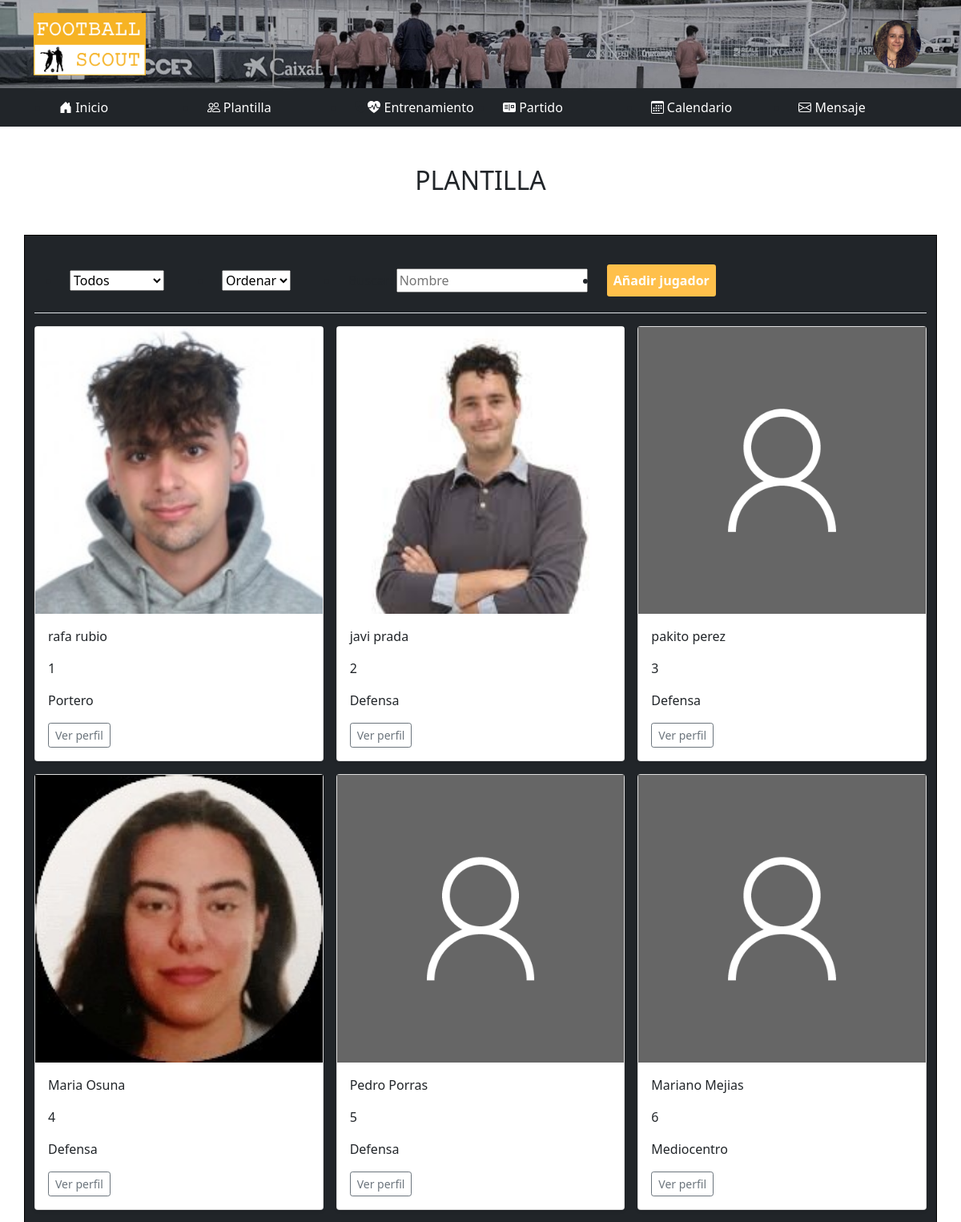
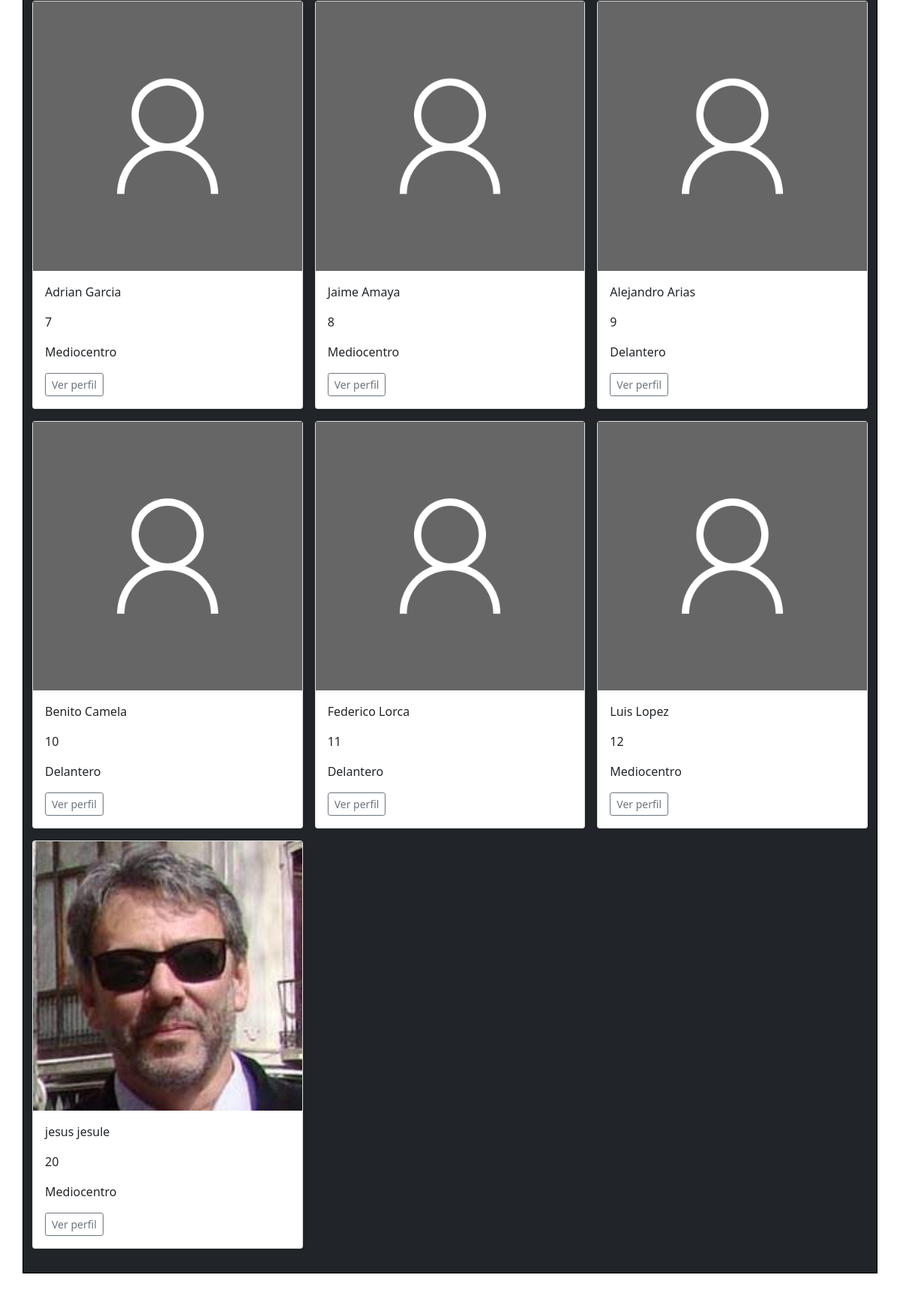
Page /Entrenador/plantilla.php (signed in, upper part) on the committed database (2 pictures, top to bottom).
### tables this page shows
CREATE TABLE `usuarios` (
  `id` tinyint(4) NOT NULL,
  `usuario` varchar(15) NOT NULL,
  `nombre` varchar(15) NOT NULL,
  `apellidos` varchar(40) NOT NULL,
  `confirmado` tinyint(1) NOT NULL DEFAULT 0,
  `correo` varchar(20) NOT NULL,
  `tipo` set('admin','Entrenador','jugador') NOT NULL DEFAULT 'Entrenador',
  `contrasena` varchar(20) NOT NULL,
  `foto` text NOT NULL DEFAULT 'noimage.jpg'
);

CREATE TABLE `entrenadores` (
  `id` tinyint(4) NOT NULL,
  `nombre` varchar(20) NOT NULL,
  `apellidos` varchar(40) NOT NULL,
  `id_equipo` tinyint(4) NOT NULL,
  `id_usuario` tinyint(4) NOT NULL
);

CREATE TABLE `jugadores` (
  `id` tinyint(4) NOT NULL,
  `id_equipo` tinyint(4) NOT NULL,
  `nombre` varchar(20) NOT NULL,
  `apellidos` varchar(40) NOT NULL,
  `apodo` varchar(20) NOT NULL,
  `dorsal` tinyint(2) NOT NULL DEFAULT 0,
  `pos` set('Portero','Defensa','Mediocentro','Delantero') NOT NULL DEFAULT 'Mediocentro',
  `foto` text NOT NULL,
  `partidos` int(2) NOT NULL DEFAULT 0,
  `minutos` int(4) NOT NULL DEFAULT 0,
  `goles` int(2) NOT NULL,
  `asistencias` int(2) NOT NULL,
  `tarjetaAmarilla` int(2) NOT NULL,
  `tarjetaRoja` int(2) NOT NULL
);

### php/databaseManagement.inc.php (called while the page is built, shortened)
<?php
    function obtenerUsuario($id){
        try {
            $con = new PDO("mysql:host=" . $GLOBALS['servidor'] . ";dbname=" . $GLOBALS['baseDatos'], $GLOBALS['user'], $GLOBALS['pass']);
            $sql = $con->prepare("SELECT * from usuarios where id=:id");
            $sql->bindParam(":id", $id);
            $sql->execute();
            $row = $sql->fetch(PDO::FETCH_ASSOC);
            return $row;
        } catch (PDOException $e) {
            header("location: /php/error.html");
        }
    }
    function obtenerEntrenador($id_usuario){
        try {
            $con = new PDO("mysql:host=" . $GLOBALS['servidor'] . ";dbname=" . $GLOBALS['baseDatos'], $GLOBALS['user'], $GLOBALS['pass']);
            $sql = $con->prepare("SELECT * FROM `entrenadores` WHERE id_usuario=:id_usuario;");
            $sql->bindParam(":id_usuario", $id_usuario);
            $sql->execute();
            $row = $sql->fetch(PDO::FETCH_ASSOC);
            return $row;
        } catch (PDOException $e) {
            header("location: /php/error.html");
        }
    }
    function obtenerJugadoresEquipo($id_equipo){
        try {
            $con = new PDO("mysql:host=" . $GLOBALS['servidor'] . ";dbname=" . $GLOBALS['baseDatos'], $GLOBALS['user'], $GLOBALS['pass']);
            $sql = $con->prepare("SELECT * from jugadores WHERE id_equipo=:id_equipo");
            $sql->bindParam(":id_equipo", $id_equipo);
            $sql->execute();
            $miArray = [];
            while ($row = $sql->fetch(PDO::FETCH_ASSOC)) {
                $miArray[] = $row;
            }
        } catch (PDOException $e) {
            header("location: /php/error.html");
        }
        return $miArray;
    }
?>

### Entrenador/plantilla.php (the view, shortened to what this page needs)
<!doctype html>
<html lang="en">
<head>
    <link rel="stylesheet" href="../css/bootstrap.min.css">
    <link rel="stylesheet" href="../css/headers.css">
    <link rel="stylesheet" href="../css/footers.css">
    <link rel="stylesheet" href="../css/entrenador.css">
</head>
<body>
    <div class="container-fluid" style="background-image: url('../img/banner.jpg');background-repeat: no-repeat;background-size: cover; height: auto;">
        <div class="container">
            <header class="d-flex flex-wrap align-items-center justify-content-center justify-content-md-between py-3">
                <a href="index.php" class="d-flex align-items-center col-md-3 mb-2 mb-md-0 text-dark text-decoration-none">
                    <img src="../img/logo.png" class="bi me-2" width="140">
                </a>
                <div class="col-md-3 text-end">
                    <button type="button" class="bg-transparent border-transparent" data-bs-toggle="modal" data-bs-target="#staticBackdrop">
                        <?php include_once "../php/databaseManagement.inc.php";
                            $id_usuario = $_SESSION['id'];
                            echo "<img src='../img/".obtenerUsuario($id_usuario)['foto']."' alt='entrenador' width='60' class='rounded-circle'>";
                        ?>
                    </button>
                </div>
            </header>
        </div>
    </div>
    <nav class="container-fluid bg-dark">
        <div class="container">
            <ul class="row">
                <li class="col-2">
                    <a href="index.php">
                       Inicio</a>
                </li>
                <li class="col-2">
                    <a href="plantilla.php">
                   Plantilla</a>
                </li>
                <li class="col-2">
                      <a href="entrenamiento.php">  Entrenamiento</a></li>
                <li class="col-2">
                    <a href="partido.php">  Partido</a></li>
                <li class="col-2">
                    <a href="#">  Calendario</a></li>
                <li class="col-2">
                    <a href="mensajes.html">  Mensaje</a></li>
            </ul>
        </div>
    </nav>
    <section>
        <h2 class="text-center my-5">PLANTILLA</h2>
        <article class="container bg-dark mb-5">
            <nav class="mb-3 container justify-content-center border-bottom">
                <ul class="row">
                    <li class="col-auto">
                        <select class="filtroPos" name="pos" id="pos">
                                    <option value="0">Todos</option>
                                </select>
                    </li>
                    <li class="col-auto">
                        <select class="filtroTabla" name="tema" id="tema">
                                    <option value="0">Ordenar</option>
                                </select>
                    </li>
                    <li class="col-auto">
                        <label for="filtroNombre">Buscar: </label>
                        <input type="text" name="filtroNombre" id="filtroNombre" placeholder="Nombre">
                    </li>
                    <?php include_once "../php/databaseManagement.inc.php";
                        if(sizeof(obtenerJugadoresEquipo(obtenerEntrenador($id_usuario)['id_equipo']))<25){
                            echo "<li class='col-auto'>";
                            echo "    <a href='anadirJugador.php' id='boton'>";
                            echo "        <button class='anadirJugador'>Añadir jugador</button>";
                            echo "    </a>";
                            echo "</li>";
                        }
                    ?>
                </ul>
            </nav>
            <div class="row row-cols-1 row-cols-sm-2 row-cols-md-3 g-3">
                <?php include_once "../php/databaseManagement.inc.php";
                $listaJugadores = obtenerJugadoresEquipo(obtenerEntrenador($id_usuario)['id_equipo']);
                for ($i=0;$i<sizeof($listaJugadores);$i++){
                    echo "    <div class='col' id='jugador'>";
                    echo "        <div class='card shadow-sm'>";
                    echo "            <img src='../img/".$listaJugadores[$i]['foto']."' alt='".$listaJugadores[$i]['apodo']."'>";
                    echo "            <div class='card-body'>";
                    echo "                <p class='nombre' id='nombre'>".$listaJugadores[$i]['nombre']." ".$listaJugadores[$i]['apellidos']."</p>";
                    echo "                <p class='num'>".$listaJugadores[$i]['dorsal']."</p>";
                    echo "                <p class='pos'>".$listaJugadores[$i]['pos']."</p>";
                    echo "                <button type='button' class='btn btn-sm btn-outline-secondary' data-bs-toggle='modal' data-bs-target='#".$listaJugadores[$i]['apodo']."'>";
                    echo "                    Ver perfil";
                    echo "                </button>";
                    echo "            </div>";
                    echo "        </div>";
                    echo "    </div>";
                }
                ?>
            </div>
        </article>
    </section>
</body>
</html>

### css/headers.css (style rules this page uses)
.bi { vertical-align: -.125em; fill: currentColor; }

### css/footers.css (style rules this page uses)
.bi { vertical-align: -.125em; fill: currentColor; }

### css/entrenador.css (style rules this page uses)
button { background-color: #ffc04b; border: #ffc04b; color: white; border-radius: 0.2em; padding: 0.5em; font-weight: 700; }
nav ul { height: 3em; -webkit-box-align: center; -ms-flex-align: center; align-items: center; }
nav ul a { color: white; text-decoration: none; }
article { border: 1px solid black; padding: 2em; }
article select { margin-right: 3em; width: auto; }

### rows in the picture
usuarios: foto (picture)
entrenadores: id_equipo.foto (picture), id_equipo.nombre "rafa", id_equipo.apellidos "rubio", id_equipo "1", id_equipo.pos "Portero", id_equipo.apodo (picture), id_equipo.nombre "javi", id_equipo.apellidos "prada", id_equipo.dorsal "2", id_equipo.pos "Defensa", id_equipo.foto (placeholder picture), id_equipo.nombre "pakito", id_equipo.apellidos "perez", id_equipo.dorsal "3", id_equipo.nombre "Maria", id_equipo.apellidos "Osuna", id_equipo.dorsal "4", id_equipo.nombre "Pedro", id_equipo.apellidos "Porras", id_equipo.dorsal "5", id_equipo.nombre "Mariano", id_equipo.apellidos "Mejias", id_equipo.dorsal "6", id_equipo.pos "Mediocentro", id_equipo.nombre "Adrian", id_equipo.apellidos "Garcia", id_equipo.dorsal "7", id_equipo.nombre "Jaime", id_equipo.apellidos "Amaya", id_equipo.dorsal "8", id_equipo.nombre "Alejandro", id_equipo.apellidos "Arias", id_equipo.dorsal "9", id_equipo.pos "Delantero", id_equipo.nombre "Benito", id_equipo.apellidos "Camela", id_equipo.dorsal "10", id_equipo.nombre "Federico", id_equipo.apellidos "Lorca", id_equipo.dorsal "11", id_equipo.nombre "Luis", id_equipo.apellidos "Lopez", id_equipo.dorsal "12", id_equipo.nombre "jesus", id_equipo.apellidos "jesule", id_equipo.dorsal "20"
